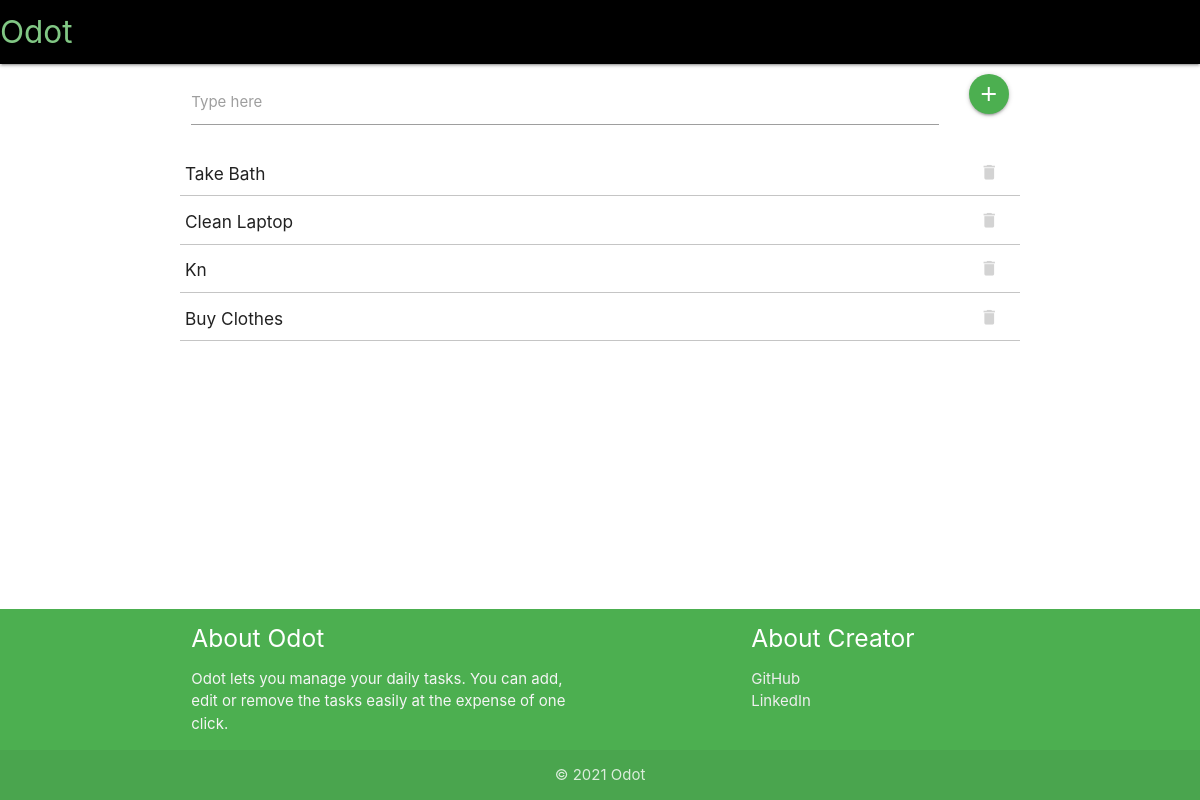
The app's page /, older data.
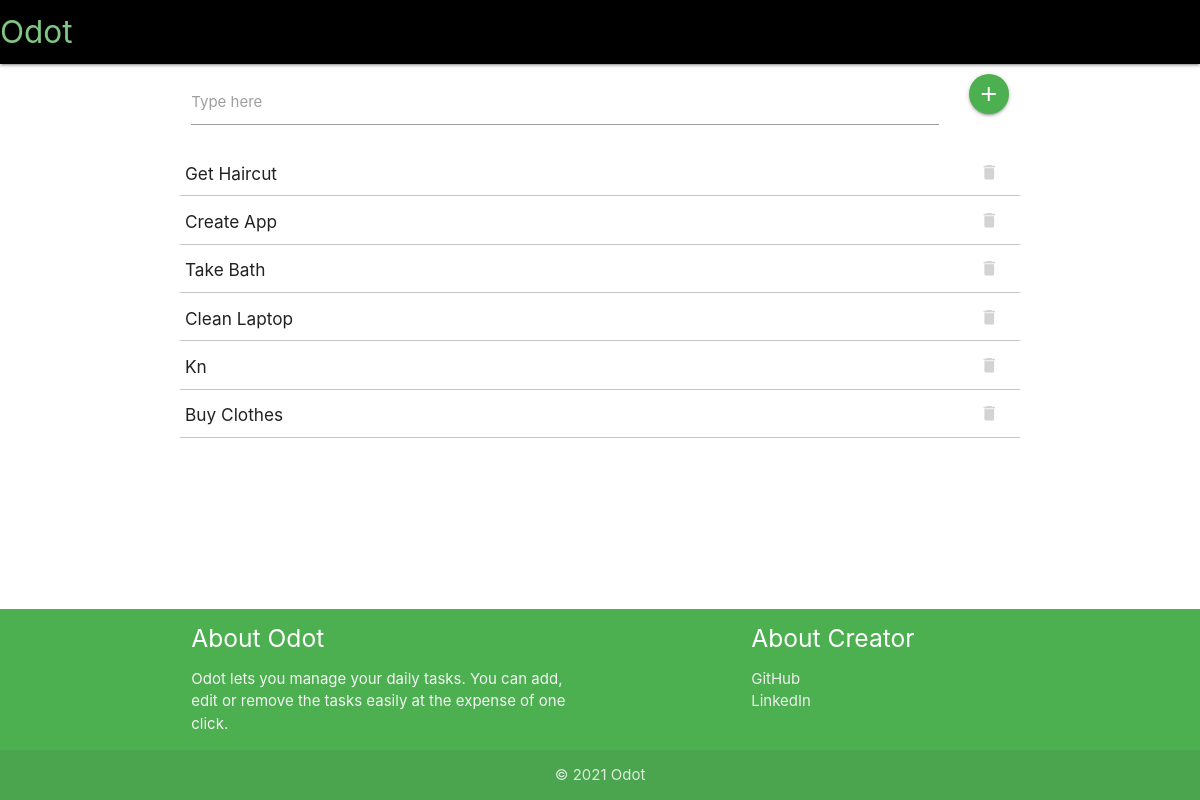
The same page, newer data.
### main/models.py (models this page shows, shortened)
class Todo(models.Model):
    text = models.CharField(max_length=200)
    added_date = models.DateTimeField()

### main/views.py (the view)
# urls.py: path('', views.index, name = "index"),
def index(request):
    context = {
        'Exist': 1,
        'objs': 0,
        'year': timezone.now().year
    }
    try:
        objs = Todo.objects.all().order_by('-added_date')
        context['objs'] = objs
    except (KeyError, Todo.DoesNotExist):
        context['Exist'] = 0
    return render(request, "main/index.html", context)

### templates/main/index.html (shortened to what this page needs)
{% extends 'base.html' %}
{% block content %}
<div class="row pm0">
  <div class="col s12">
    <form action="add_to/" method="post">
      <div class="row pm0">
        <div class="input-field col m11 s10">
          <input id="list_item1" name = "item" type="text">
         <label for="list_item1">Type here</label>
        </div>
        <div class="input-field col s2 m1 right-align" style = "margin-top:10px">
          <button class="btn-floating green waves-effect waves-light right-align"><i class="material-icons">add</i></button>
        </div>
      </div>
    </form>
  </div>
</div>
<div>
  {% if Exist %}
    <table class="p0">
      {% for obj in objs %}
      <tr>
        <td><h6>{{obj.text | title}}</h6></td>
        <td class="right-align">
          <form action="delete_item/{{obj.id}}" method="post">
            <button type="submit" class="btn waves-red waves-effect waves-light btn-flat">
            <i class="material-icons">delete</i>
            </button>
          </form>
        </td>
      {% endfor %}
    </table>
  {% endif %}
</div>
{% endblock %}

Row changes from the older to the newer data that the page shows:
added Todo: text "Get Haircut"
added Todo: text "Create App"
